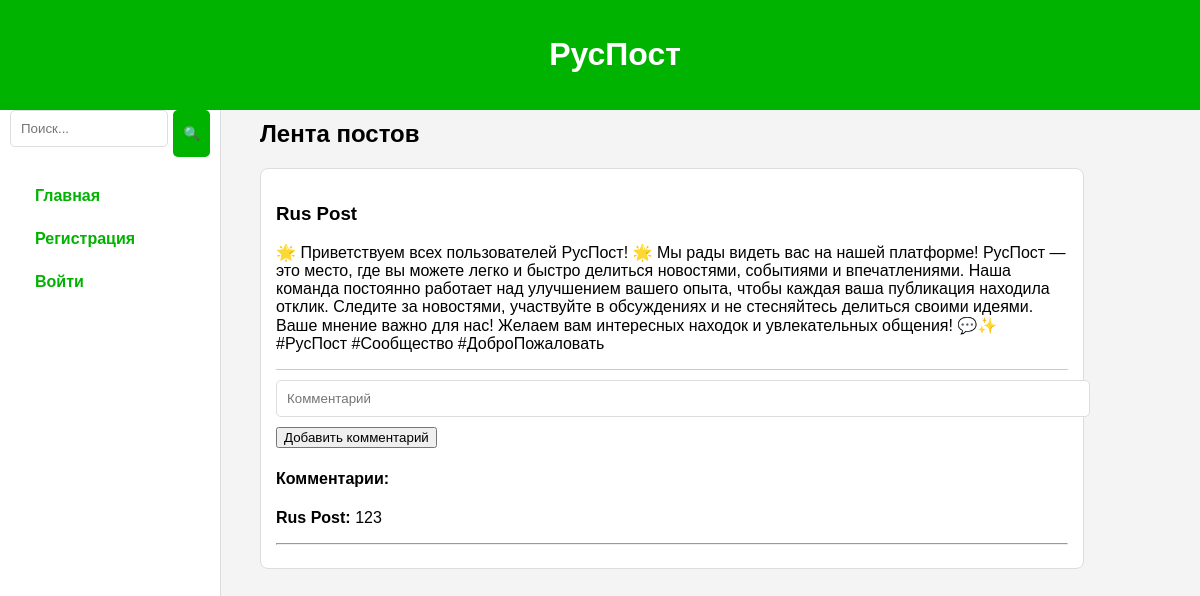
The page /home on the database its author committed.
### app.py (models this page shows)
class Post(db.Model):
    id = db.Column(db.Integer, primary_key=True)
    content = db.Column(db.String(500), nullable=False)
    media_file = db.Column(db.String(200), nullable=True)  # Для медиа
    user_id = db.Column(db.Integer, db.ForeignKey('user.id'), nullable=False)
    comments = db.relationship('Comment', backref='post', lazy='dynamic')

class User(db.Model):
    id = db.Column(db.Integer, primary_key=True)
    username = db.Column(db.String(80), unique=True, nullable=False)
    password_hash = db.Column(db.String(200), nullable=False)
    avatar = db.Column(db.String(200), nullable=True)  # Поле для аватара
    description = db.Column(db.String(280), nullable=True)  # Описание пользователя
    posts = db.relationship('Post', backref='user', lazy='dynamic')
    comments = db.relationship('Comment', backref='user', lazy='dynamic')

class Comment(db.Model):
    id = db.Column(db.Integer, primary_key=True)
    content = db.Column(db.String(500), nullable=False)
    post_id = db.Column(db.Integer, db.ForeignKey('post.id'), nullable=False)
    user_id = db.Column(db.Integer, db.ForeignKey('user.id'), nullable=False)

### app.py (the view)
@app.route('/home')
def home():
    posts = Post.query.all()
    user = None
    if 'user_id' in session:
        user = User.query.get(session['user_id'])
    return render_template('home.html', posts=posts, user=user)

### app.py (called while the page is built)
@app.before_request
def create_tables():
    db.create_all()  # Создает таблицы, если их нет

### templates/home.html (shortened to what this page needs)
{% extends "base.html" %}
{% block content %}
    <h2>Лента постов</h2>
    {% for post in posts %}
        <div class="post">
            <h3>{{ post.user.username }}</h3>
            <p>{{ post.content }}</p>
            <div class="comment-form">
                <form method="POST" action="{{ url_for('add_comment') }}">
                    <input type="text" name="content" placeholder="Комментарий" required>
                    <button type="submit">Добавить комментарий</button>
                </form>
            </div>
            <h4>Комментарии:</h4>
            {% for comment in post.comments %}
                <p><strong>{{ comment.user.username }}:</strong> {{ comment.content }}</p>
            {% endfor %}
            <hr>
        </div>
    {% endfor %}
{% endblock %}

### static/styles.css (style rules this page uses)
body { font-family: Arial, sans-serif; background-color: #f9f9f9; margin: 0; padding: 0; }
.post { border-bottom: 1px solid #eaeaea; padding: 15px 0; margin-bottom: 15px; }

### templates/base.html (style rules this page uses)
body { font-family: Arial, sans-serif; margin: 0; display: flex; background-color: #f4f4f4; }
.post { background: #fff; border: 1px solid #ddd; border-radius: 8px; padding: 15px; margin-bottom: 15px; }
.comment-form { margin-top: 10px; border-top: 1px solid #ccc; padding-top: 10px; }
textarea, input[type="text"], input[type="file"] { width: 100%; padding: 10px; margin: 0 0 10px; border: 1px solid #ddd; border-radius: 5px; }

### rows shown on the page
Post: user.username "Rus Post", content "🌟 Приветствуем всех пользователей РусПост! 🌟 Мы рады видеть вас на нашей платформе! РусПост — это место, где вы можете легко и быстро делиться новостями, событиями и впечатлениями. Наша команда постоянно работает над улучшением вашего опыта, чтобы каждая ваша публикация находила отклик. Следите за новостями, участвуйте в обсуждениях и не стесняйтесь делиться своими идеями. Ваше мнение важно для нас! Желаем вам интересных находок и увлекательных общения! 💬✨ #РусПост #Сообщество #ДоброПожаловать"
Comment: user.username "Rus Post", content "123"
